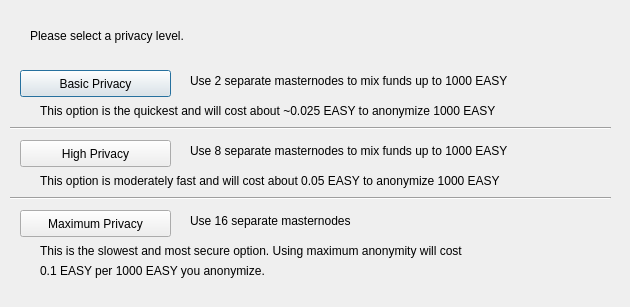
<?xml version="1.0" encoding="UTF-8"?>
<ui version="4.0">
 <class>DarksendConfig</class>
 <widget class="QDialog" name="DarksendConfig">
  <property name="geometry">
   <rect>
    <x>0</x>
    <y>0</y>
    <width>630</width>
    <height>307</height>
   </rect>
  </property>
  <property name="windowTitle">
   <string>Configure PrivateSend</string>
  </property>
  <widget class="QPushButton" name="buttonBasic">
   <property name="geometry">
    <rect>
     <x>20</x>
     <y>70</y>
     <width>151</width>
     <height>27</height>
    </rect>
   </property>
   <property name="text">
    <string>Basic Privacy</string>
   </property>
  </widget>
  <widget class="QPushButton" name="buttonHigh">
   <property name="geometry">
    <rect>
     <x>20</x>
     <y>140</y>
     <width>151</width>
     <height>27</height>
    </rect>
   </property>
   <property name="text">
    <string>High Privacy</string>
   </property>
  </widget>
  <widget class="QPushButton" name="buttonMax">
   <property name="geometry">
    <rect>
     <x>20</x>
     <y>210</y>
     <width>151</width>
     <height>27</height>
    </rect>
   </property>
   <property name="text">
    <string>Maximum Privacy</string>
   </property>
  </widget>
  <widget class="QLabel" name="label">
   <property name="geometry">
    <rect>
     <x>30</x>
     <y>20</y>
     <width>571</width>
     <height>31</height>
    </rect>
   </property>
   <property name="text">
    <string>Please select a privacy level.</string>
   </property>
  </widget>
  <widget class="QLabel" name="label_2">
   <property name="geometry">
    <rect>
     <x>190</x>
     <y>70</y>
     <width>421</width>
     <height>21</height>
    </rect>
   </property>
   <property name="text">
    <string>Use 2 separate masternodes to mix funds up to 1000 EASY</string>
   </property>
  </widget>
  <widget class="QLabel" name="label_3">
   <property name="geometry">
    <rect>
     <x>190</x>
     <y>140</y>
     <width>411</width>
     <height>21</height>
    </rect>
   </property>
   <property name="text">
    <string>Use 8 separate masternodes to mix funds up to 1000 EASY</string>
   </property>
  </widget>
  <widget class="QLabel" name="label_4">
   <property name="geometry">
    <rect>
     <x>190</x>
     <y>210</y>
     <width>421</width>
     <height>21</height>
    </rect>
   </property>
   <property name="text">
    <string>Use 16 separate masternodes</string>
   </property>
  </widget>
  <widget class="QLabel" name="label_6">
   <property name="geometry">
    <rect>
     <x>40</x>
     <y>100</y>
     <width>561</width>
     <height>21</height>
    </rect>
   </property>
   <property name="text">
    <string>This option is the quickest and will cost about ~0.025 EASY to anonymize 1000 EASY</string>
   </property>
  </widget>
  <widget class="QLabel" name="label_7">
   <property name="geometry">
    <rect>
     <x>40</x>
     <y>170</y>
     <width>561</width>
     <height>21</height>
    </rect>
   </property>
   <property name="text">
    <string>This option is moderately fast and will cost about 0.05 EASY to anonymize 1000 EASY</string>
   </property>
  </widget>
  <widget class="QLabel" name="label_8">
   <property name="geometry">
    <rect>
     <x>40</x>
     <y>240</y>
     <width>561</width>
     <height>21</height>
    </rect>
   </property>
   <property name="text">
    <string>This is the slowest and most secure option. Using maximum anonymity will cost</string>
   </property>
  </widget>
  <widget class="QLabel" name="label_9">
   <property name="geometry">
    <rect>
     <x>40</x>
     <y>260</y>
     <width>561</width>
     <height>21</height>
    </rect>
   </property>
   <property name="text">
    <string>0.1 EASY per 1000 EASY you anonymize.</string>
   </property>
  </widget>
  <widget class="Line" name="line">
   <property name="geometry">
    <rect>
     <x>10</x>
     <y>120</y>
     <width>601</width>
     <height>16</height>
    </rect>
   </property>
   <property name="orientation">
    <enum>Qt::Horizontal</enum>
   </property>
  </widget>
  <widget class="Line" name="line_2">
   <property name="geometry">
    <rect>
     <x>10</x>
     <y>190</y>
     <width>601</width>
     <height>16</height>
    </rect>
   </property>
   <property name="orientation">
    <enum>Qt::Horizontal</enum>
   </property>
  </widget>
 </widget>
 <resources/>
 <connections/>
</ui>
